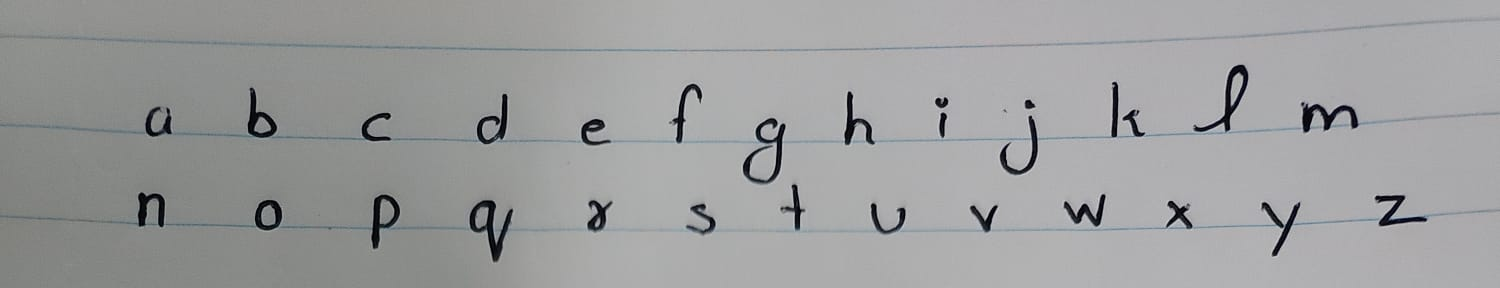
#> input picture backend/data/uploads/profile_1_sheet_1_WhatsApp Image 2026-10-30 at 9.22.00 PM.jpeg, 1500 x 288 px
$ python -i extraction.py   (imports and definitions only)
#> lines starting #> are read from the running program, lines starting #| are printed output that depends on the picture; after the words box and inside, x2 and y2 are one past the last pixel; in counts of white or black regions, pixels touching at a corner belong together
#> further down, picture is the input picture: shape (288, 1500, 3); mean B, G, R 157.9, 157.5, 156.6
"""Glyph extraction pipeline.

This module is executed in a background daemon thread for every uploaded scan.
It progresses through a series of computer-vision stages and writes Glyph
records to the database for the characters found on the sheet.

Stage overview
--------------
1.  Load the photo.
2.  Detect the four ArUco corner markers of the printed template. Their ids
    say which sheet this is, so a photo of a different sheet than the one
    chosen is rejected.
3.  Warp the sheet onto the template's coordinates (``PX_PER_MM`` pixels per
    millimetre) and read every box by its known position, which gives the
    character and the variant directly. The printed baseline in each box is
    located to correct small misregistration and sets ``baseline_offset``.
4.  Turn ink darkness into a soft alpha mask, so anti-aliasing and the pen's
    texture survive. The light cyan guides drop out by colour (or by
    lightness on a black-and-white print). Specks are removed and pinholes
    filled. Empty boxes, and ink touching a box edge, are flagged.
5.  Save the variants found, replacing only those, and update the profile
    metrics.

A photo without markers (a hand-drawn sheet) falls back to grouping ink into
rows and characters and assigning the charset in reading order, one variant
per character.

``extract_sheet`` runs stages 2-4 without touching the database, so tests
can call it on a synthetic photo.
"""
from __future__ import annotations

import json
import logging
from collections import Counter
from dataclasses import dataclass, field
from pathlib import Path
from typing import Any, Callable, Dict, List, Optional, Tuple

import cv2
import numpy as np
from PIL import Image, ImageOps

from app import jobs as job_store
from app.models.glyph import Glyph
from app.models.profile import Profile
from app.storage import get_file_path, save_glyph_mask
from workers.template import (
    ARUCO_DICT,
    CANVAS_H_PX,
    CANVAS_W_PX,
    CORNERS,
    MARKER_SIZE_MM,
    PX_PER_MM,
    SHEET_CONFIGS,
    Box,
    decode_marker_id,
    mm_to_px,
    sheet_boxes,
    sheet_markers,
    sheet_name,
)

logger = logging.getLogger(__name__)

# ---------------------------------------------------------------------------
# Constants
# ---------------------------------------------------------------------------

# Characters whose height is the x-height (no ascender or descender).
X_HEIGHT_CHARS = set("acemnorsuvwxz")

# Template path. Lengths in millimetres are converted with PX_PER_MM.
_DETECT_MAX_SIDE = 2000      # px; the markers are still ~90 px across at this size
_READ_MARGIN_MM = 0.8        # ink this far past the printed box edge still counts
_INNER_INSET_MM = 0.4        # a mark must reach this far inside the box to belong to it
_BASELINE_SEARCH_MM = 2.0    # how far the printed baseline may sit from where the warp puts it
_SIDE_SEARCH_MM = 1.5        # same for the box sides (boxes are only 2 mm apart)
_LINE_BAND_MM = 0.35         # half-width of a printed guide line
_SPECK_PX = 12               # smaller ink blobs are dust or JPEG noise
_PINHOLE_PX = 8              # smaller gaps inside a stroke are filled
_ALPHA_LO = 0.18             # darkness below this is paper or a printed guide
_GLYPH_PAD_PX = 2
_TEMPLATE_BEARING_PX = 0.5 * PX_PER_MM
_SMALL_MARK_MM = 1.5         # a letter smaller than this both ways is probably a stray mark
_SMALL_CHARS = set(".,'\"-")

ISSUE_EDGE = "Ink touches the box edge, so part of the character may be cut off"
ISSUE_SMALL = "Only a small mark was found, so this may not be the whole character"

# Fallback path: components smaller than this (or flatter than
# _MIN_COMPONENT_HEIGHT px) are specks or leftovers of ruled notebook lines.
_MIN_COMPONENT_AREA = 20
_MIN_COMPONENT_HEIGHT = 4
_FALLBACK_ALPHA_LO = 0.06
_FALLBACK_BEARING_PX = 3.0

# Characters whose bottom sits on the baseline; used to locate each row's baseline.
_ON_BASELINE = set("abcdefhiklmnorstuvwxzABCDEFGHIKLMNOPRSTUVWXYZ0123456789!?:")

# Colour of the stored masks. Only the alpha channel matters: the preview and
# the PDF renderer recolour glyphs to the chosen ink.
_INK_BGR = (25, 25, 35)


class SheetError(ValueError):
    """The photo can't be read as the chosen sheet. The message is shown to the person."""


@dataclass
class ExtractedGlyph:
    """One variant of one character, cut out of a sheet."""

    char: str
    variant: int
    alpha: np.ndarray            # float32 in [0, 1], 1 = solid ink
    baseline_offset: float       # px the bottom edge of ``alpha`` sits below the baseline
    issue: Optional[str] = None  # set when the glyph needs a human look before use


@dataclass
class SheetResult:
    glyphs: List[ExtractedGlyph]
    used_markers: bool
    empty: List[Tuple[str, int]] = field(default_factory=list)
    warning: Optional[str] = None


# ---------------------------------------------------------------------------
# Public pipeline entry point
# ---------------------------------------------------------------------------

# [242 lines left out: functions run_extraction, extract_sheet, _run, _load_image, _detect_markers, _rectify and 3 more, not called in this run]


@dataclass
class _BoxRead:
    dark: np.ndarray                     # guide-free darkness of the read region
    inner: Tuple[int, int, int, int]     # the box proper, inset, in region coordinates
    baseline: float                      # baseline as an edge coordinate in the region


# [231 lines left out: functions _read_box, _box_glyph, _read_boxes, _list_boxes, _template_warning, _fill_pinholes and 2 more, not called in this run]


def _binarise(image: np.ndarray) -> Tuple[np.ndarray, np.ndarray]:
    """Binary ink mask for grouping (255 = ink) and soft darkness for the glyphs.

    Uses morphological illumination background subtraction to flatten lighting
    gradients and eliminate paper shadows from smartphone photos. Horizontal
    ruled notebook lines are removed from both outputs.
    """
    gray = cv2.cvtColor(image, cv2.COLOR_BGR2GRAY)

    # 1. Morphological background subtraction to remove shadows and illumination gradients
    bg_kernel = cv2.getStructuringElement(cv2.MORPH_RECT, (40, 40))
    bg = cv2.morphologyEx(gray, cv2.MORPH_CLOSE, bg_kernel)
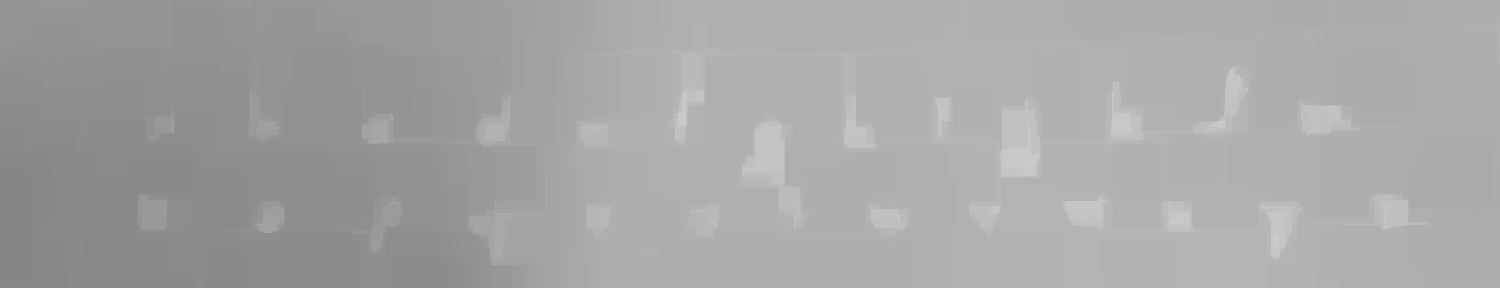
#> bg: shape (288, 1500); min 132, max 211, mean 164.8
    diff = cv2.absdiff(bg, gray)
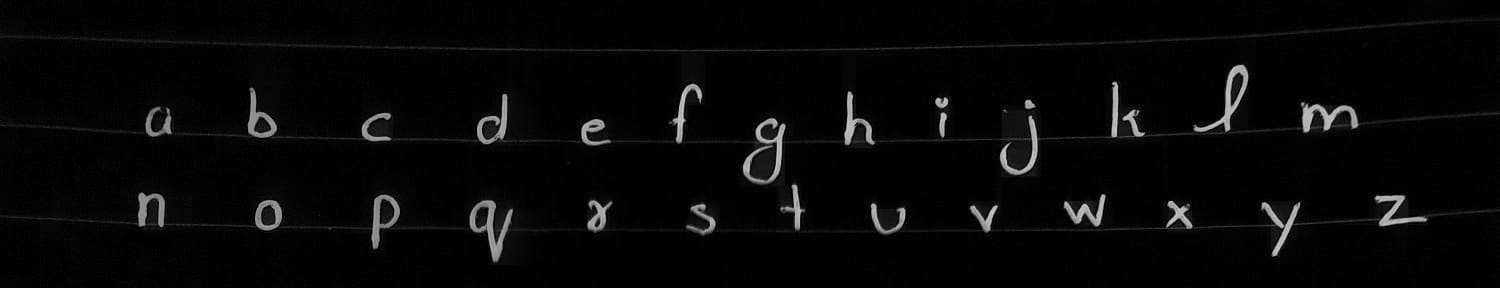
#> diff: shape (288, 1500); min 0, max 202, mean 7.7
    _, binary = cv2.threshold(diff, 26, 255, cv2.THRESH_BINARY)
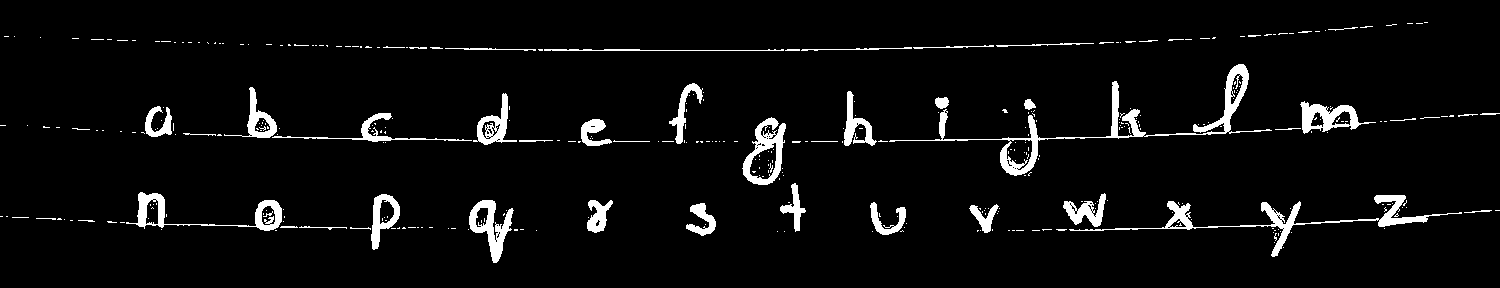
#> binary: shape (288, 1500); 4.8% white; 365 white regions (314 under 20 px), largest, box (x1, y1, x2, y2) and area: (889, 64, 1272, 176) 3111, (1069, 195, 1462, 257) 2266, (126, 192, 282, 231) 1286

    # 2. Suppress horizontal ruled notebook lines
    line_kernel = cv2.getStructuringElement(cv2.MORPH_RECT, (35, 1))
    horiz_lines = cv2.morphologyEx(binary, cv2.MORPH_OPEN, line_kernel)
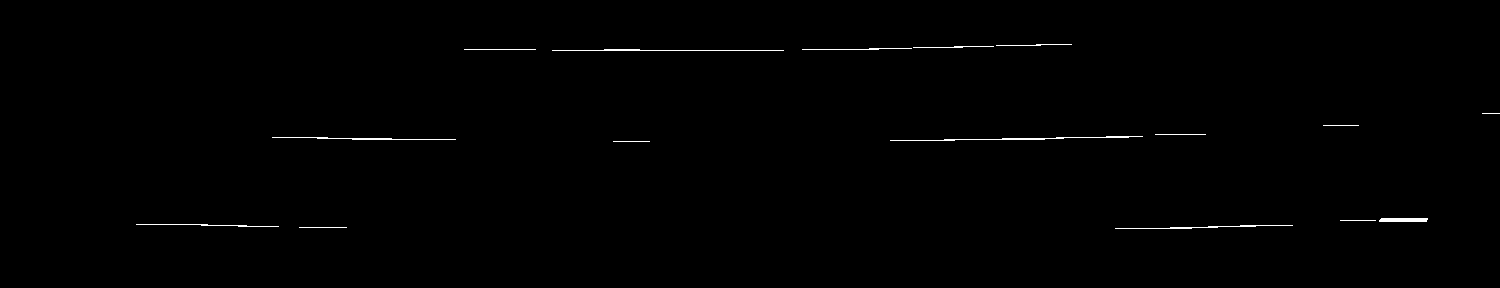
#> horiz_lines: shape (288, 1500); 0.46% white in thin lines or dots, all inside (x1, y1, x2, y2) = (136, 44, 1500, 229)
    binary = cv2.bitwise_and(binary, cv2.bitwise_not(horiz_lines))
#> binary: shape (288, 1500); 4.3% white; 453 white regions (389 under 20 px), largest, box (x1, y1, x2, y2) and area: (742, 117, 786, 185) 1219, (469, 200, 514, 263) 1148, (1193, 64, 1272, 135) 1093

    # 3. Light morphological opening to remove isolated noise specks
    kernel = cv2.getStructuringElement(cv2.MORPH_ELLIPSE, (2, 2))
    binary = cv2.morphologyEx(binary, cv2.MORPH_OPEN, kernel)
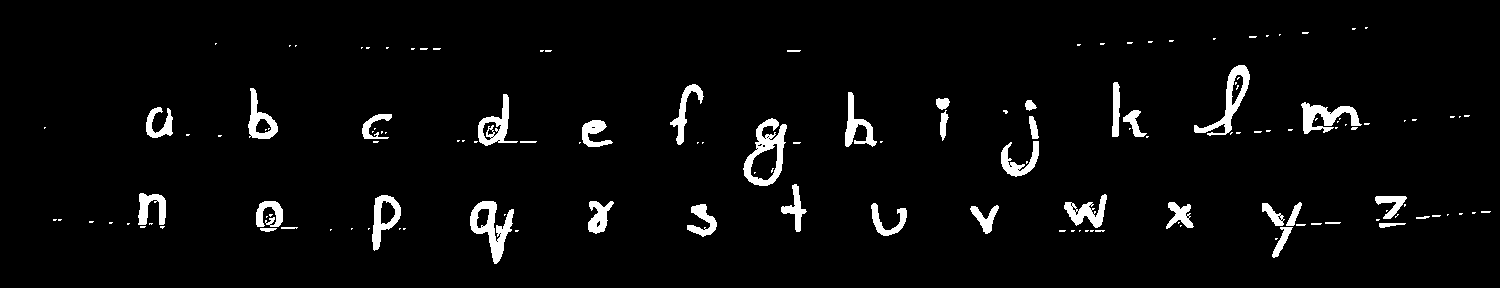
#> binary: shape (288, 1500); 3.9% white; 143 white regions (103 under 20 px), largest, box (x1, y1, x2, y2) and area: (743, 118, 787, 186) 1202, (470, 201, 514, 264) 1138, (1194, 65, 1250, 136) 997

    # Soft darkness relative to the local paper, with the ruled lines taken
    # out too except where a stroke crosses them
    dark = np.clip(diff.astype(np.float32) / np.maximum(bg.astype(np.float32), 1.0), 0.0, 1.0)
    lines = cv2.dilate(horiz_lines, np.ones((3, 3), np.uint8)) > 0
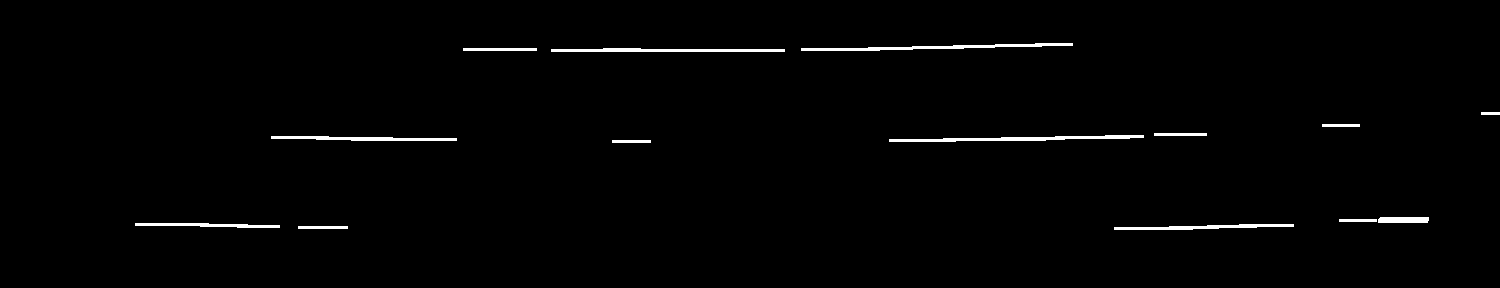
#> lines: shape (288, 1500) bool; 1.2% white; 14 white regions, largest, box (x1, y1, x2, y2) and area: (889, 135, 1144, 142) 858, (801, 43, 1073, 51) 847, (551, 48, 785, 52) 740
    dark[lines & (binary == 0)] = 0.0
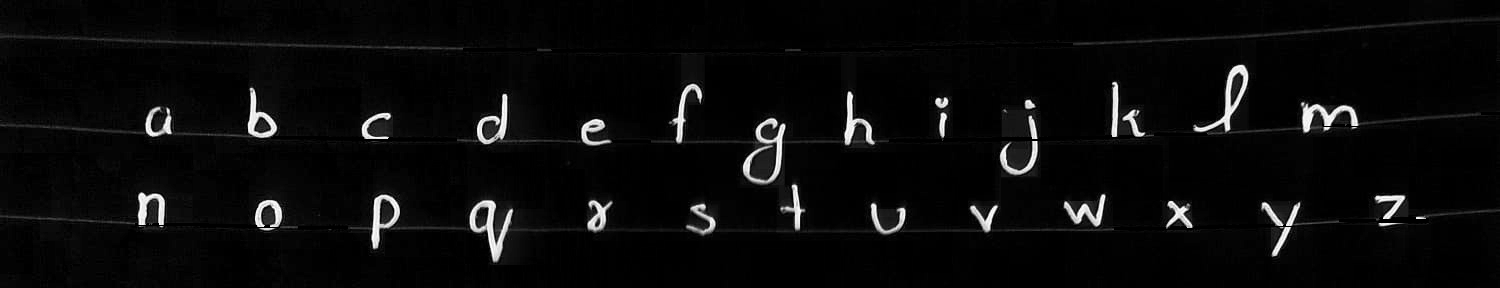
#> dark: shape (288, 1500) float32; min 0, max 1, mean 0.0423

    return binary, dark


# [252 lines left out: functions _extract_character_crops, _estimate_stroke_width, _save_glyphs, _update_profile_metrics, not called in this run]

>>> import cv2
>>> picture = cv2.imread('../data/uploads/profile_1_sheet_1_WhatsApp Image 2026-10-30 at 9.22.00 PM.jpeg')
>>> result = _binarise(picture)

$ run again, on backend/data/uploads/profile_1_sheet_2_WhatsApp Image 2026-10-30 at 9.22.01 PM.jpeg
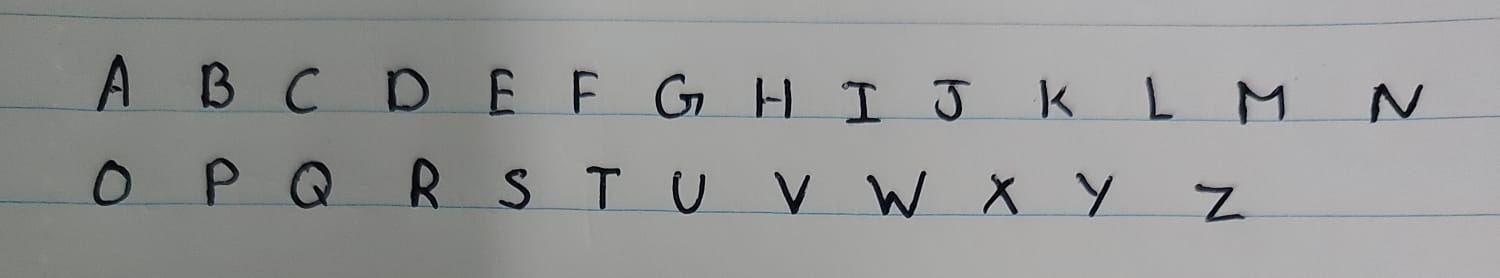
#> input picture backend/data/uploads/profile_1_sheet_2_WhatsApp Image 2026-10-30 at 9.22.01 PM.jpeg, 1500 x 278 px
#> picture is the input picture: shape (278, 1500, 3); mean B, G, R 149.9, 150.5, 149.7
#> in _binarise, `_, binary = cv2.threshold(diff, 26, 255, cv2.THRESH_BINARY)`:
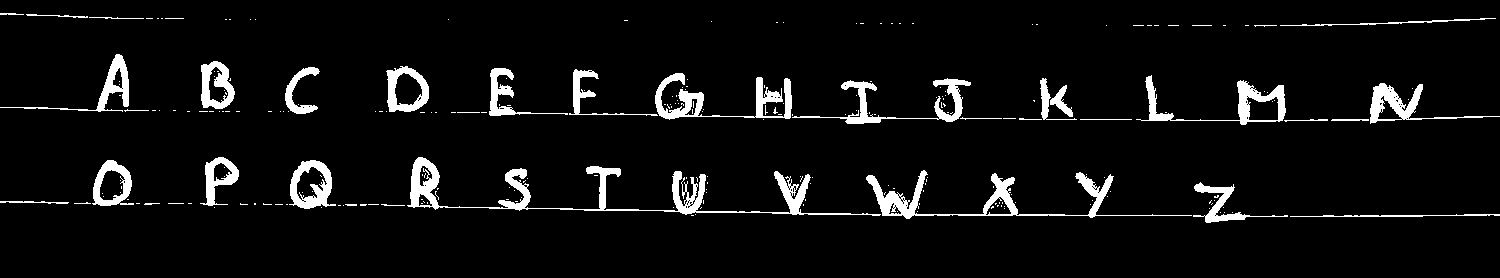
#> binary: shape (278, 1500); 5.7% white; 245 white regions (209 under 20 px), largest, box (x1, y1, x2, y2) and area: (407, 157, 881, 216) 4151, (866, 170, 1192, 219) 2632, (655, 73, 792, 120) 1834
#> horiz_lines: shape (278, 1500); 0.84% white in thin lines or dots, all inside (x1, y1, x2, y2) = (0, 20, 1500, 220)
#> lines: shape (278, 1500) bool; 2.1% white; 19 white regions, largest, box (x1, y1, x2, y2) and area: (407, 205, 1014, 217) 2026, (488, 112, 939, 123) 1555, (1204, 213, 1500, 221) 1084
#> in _binarise, `dark[lines & (binary == 0)] = 0.0`:
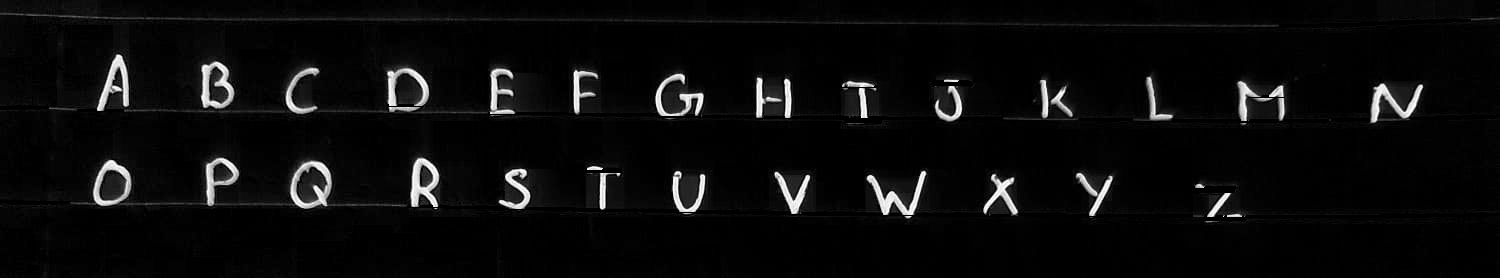
#> dark: shape (278, 1500) float32; min 0, max 1, mean 0.0462
